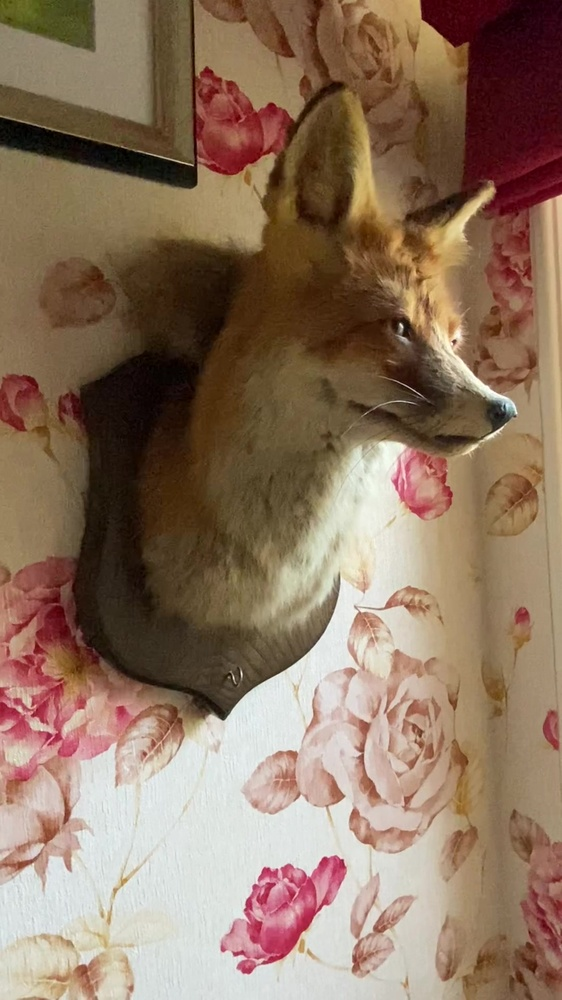
#> input picture data/nerf/fox/images/0001.jpg, 562 x 1000 px, shrunk from 1080 x 1920 before the run, found by its file name; its folder holds 4 pictures in this run
$ python aruco2nerf.py   (older library calls are emulated)
#> lines starting #> are read from the running program, lines starting #| are printed output that depends on the picture
import os
import argparse
import cv2
import numpy as np
import cv2.aruco as aruco
import math
import json

from scipy.spatial.transform import Rotation as R

CALIBRATION_CV2_NAME    = "calibration_cv2.npz"
CALIBRATION_COLMAP_NAME = "cameras.txt"
IMAGES_TMP_NAME         = "images.txt"


def main():
    print("[INFO] Loading images...")
    images, dirs = load_images(args.folder_dir)

    if args.calib:

        print("[INFO] Calibrating camera...")

        if not os.path.exists(args.calibration_path):
            os.mkdir(args.calibration_path)

        calibrate_cv2(images, args.calibration_path)

        print("[INFO] Calibration done.")

        exit(0)

    if not os.path.exists(args.calibration_path):
        print("[ERROR] Calibration data not found")
        exit(1)

    mtx, dist = load_calibration(
        os.path.join(args.calibration_path, CALIBRATION_CV2_NAME)
    )

    poses, directories = process(mtx, dist, images, dirs)

    to_file(poses, directories, args.calibration_path)

    process_script(
        args.folder_dir,
        os.path.join(args.calibration_path, CALIBRATION_COLMAP_NAME),
        os.path.join(args.calibration_path, IMAGES_TMP_NAME),
        args.output
    )

    print("[INFO] Done.")


def get_arguments():
    parser = argparse.ArgumentParser(
        description="""Aruco to NERF script to extract poses using a aruco board 3x3.
                       The separetion between aruco and charuco is 0.01m (default). The size of the aruco is 0.01m (default).
                       If you do not have the camera calibration done, use the --calib attribute."""
    )

    parser.add_argument(
        "--folder_dir",
        type=str,
        default="images",
        help="""Folder containing images to be processed or
                the calibration images if --calib is set""",
    )

    parser.add_argument(
        "--calibration_path",
        type=str,
        default="calibration_data",
        help="""Path to calibration data folder, if argument
                --calib is used this path will be created and
                calibration data will be saved there.""",
    )

    parser.add_argument(
        "--output",
        type=str,
        default="transforms_aruco_copa.json",
        help="""Path to output file the transforms json file."""
    )

    parser.add_argument(
        "--calib",
        action='store_true',
        default=False,
        help="""Calibrate the camera, needs to be run first to generate calibration data.
                The calibration needs images with charuco board DICT_6X6_250.
                The extra info of charuco board is inside of script.""",
    )

    parser.add_argument(
        "--arucosep",
        type=float,
        default=0.01,
        help="""Separation between arucos in m on the aruco board or charuco board."""
    )

    parser.add_argument(
        "--arucosize",
        type=float,
        default=0.01,
        help="""Size of each aruco in m."""
    )

    parser.add_argument(
        "--nrows",
        type=int,
        default=3,
        help="""Number of rows of the aruco board or charuco board."""
    )

    parser.add_argument(
        "--ncols",
        type=int,
        default=3,
        help="""Number of columns of the aruco board or charuco board."""
    )

    parser.add_argument(
        "--dict",
        type=str,
        default="DICT_6X6_250",
        help="""Dictionary of the aruco board or charuco board."""
    )

    return parser.parse_args()


# [18 lines left out: function to_file, not called in this run]


def load_images(folder_dir):
#> called with folder_dir = 'images'
    dirs = [
        img
        for img in os.listdir(folder_dir)
        if img.endswith(".png") or img.endswith(".jpg") or img.endswith(".jpeg")
    ]
    images = [cv2.imread(os.path.join(folder_dir, img)) for img in dirs]
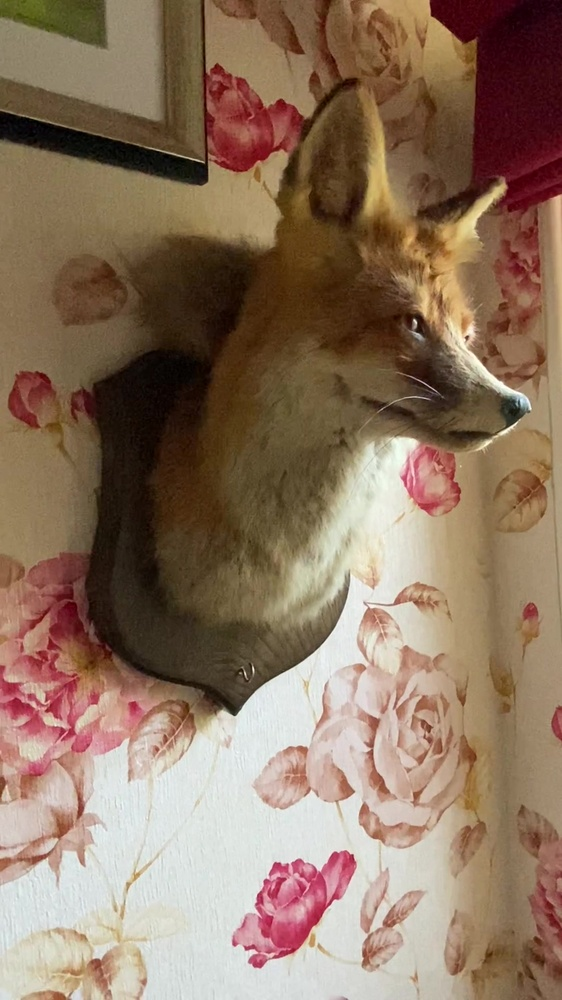
#> input picture data/nerf/fox/images/0002.jpg, 562 x 1000 px, shrunk from 1080 x 1920 before the run, found by its file name
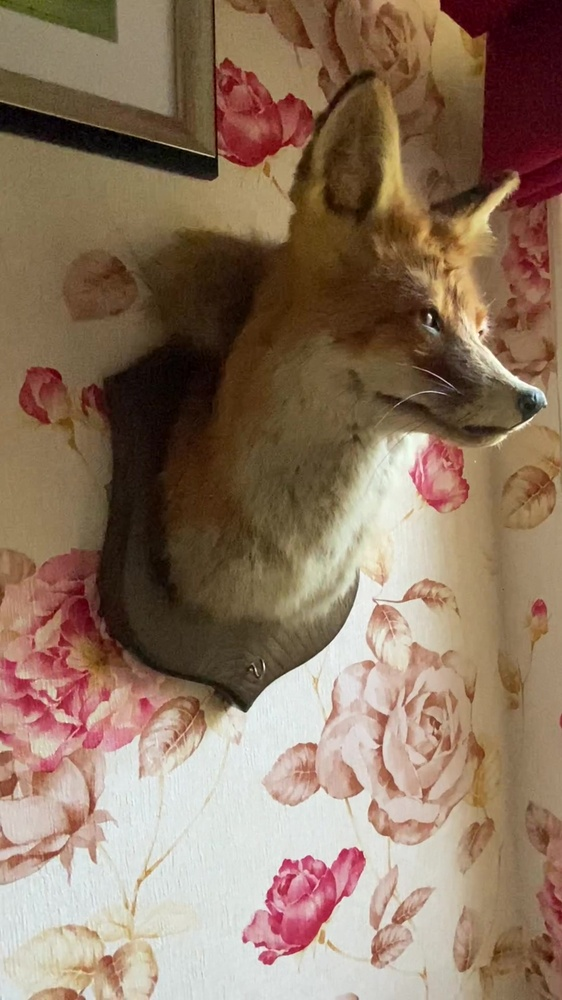
#> input picture data/nerf/fox/images/0003.jpg, 562 x 1000 px, shrunk from 1080 x 1920 before the run, found by its file name
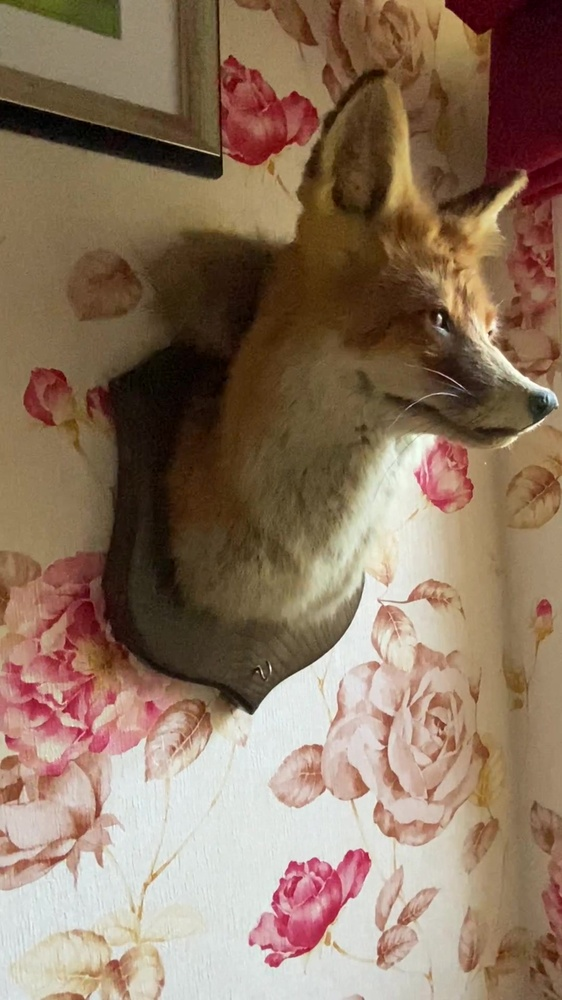
#> input picture data/nerf/fox/images/0004.jpg, 562 x 1000 px, shrunk from 1080 x 1920 before the run, found by its file name
    dirs = [os.path.join(folder_dir, img) for img in dirs]
    return images, dirs


# [146 lines left out: functions load_calibration, calibrate_cv2, process, not called in this run]


def variance_of_laplacian(image):
    return cv2.Laplacian(image, cv2.CV_64F).var()


# [180 lines left out: functions sharpness, qvec2rotmat, rotmat, closest_point_2_lines, process_script, not called in this run]


if __name__ == "__main__":

    args = get_arguments()

    DICTIONARY = eval(f'aruco.{args.dict}')

    # Constants for calibration board
    M_SIZE_CHARUCO_BOARD = args.arucosep
    M_SIZE_CHARUCO_ARUCO = args.arucosize
    CHARUCO_SIZE         = (args.nrows, args.ncols)


    # Constants for processing images
    M_SEPARATION_ARUCO   = args.arucosep
    M_SIZE_ARUCO         = args.arucosize
    ARUCO_SIZE           = (args.nrows, args.ncols)

    main()
#> in main, `images, dirs = load_images(args.folder_dir)`: images = 4 items; dirs = ['images/0001.jpg', 'images/0002.jpg', 'images/0003.jpg', 'images/0004.jpg']
#> (the run stopped early here; a loop or call above may not have finished)
